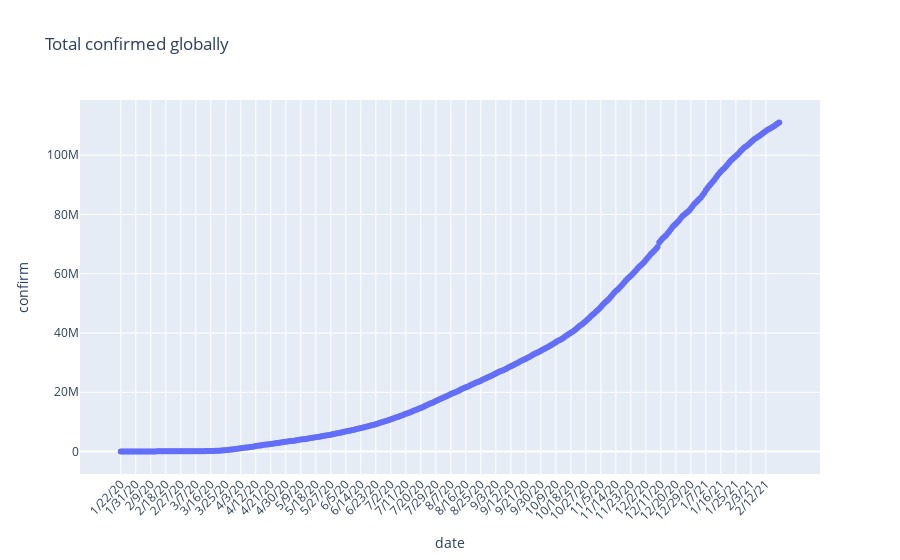

The code cell stored with this chart in its notebook:
### Markdown cell above
### Confirmed Cases :

### Code cell
#Global confirmed cases
fig = go.Figure(data=go.Scatter(x=confirmed_agg.index, y = confirmed_agg.values, mode = 'lines+markers' ))
fig.update_layout(title='Total confirmed globally', yaxis_title = 'confirm',xaxis_title='date',xaxis_tickangle = 315)
fig.show()

### Figure 1 — Plotly figure (JSON) as saved in the notebook; plotly's stock layout.template omitted (floating-point values rounded to 4 significant figures; data arrays with more than 128 entries replaced by an {"elided": "..."} marker saying what was removed)
{"data": [{"mode": "lines+markers", "type": "scatter", "x": {"elided": "396 str values"}, "y": {"elided": "396 int values"}}], "layout": {"title": {"text": "Total confirmed globally"}, "xaxis": {"tickangle": -45, "title": {"text": "date"}}, "yaxis": {"title": {"text": "confirm"}}}}
